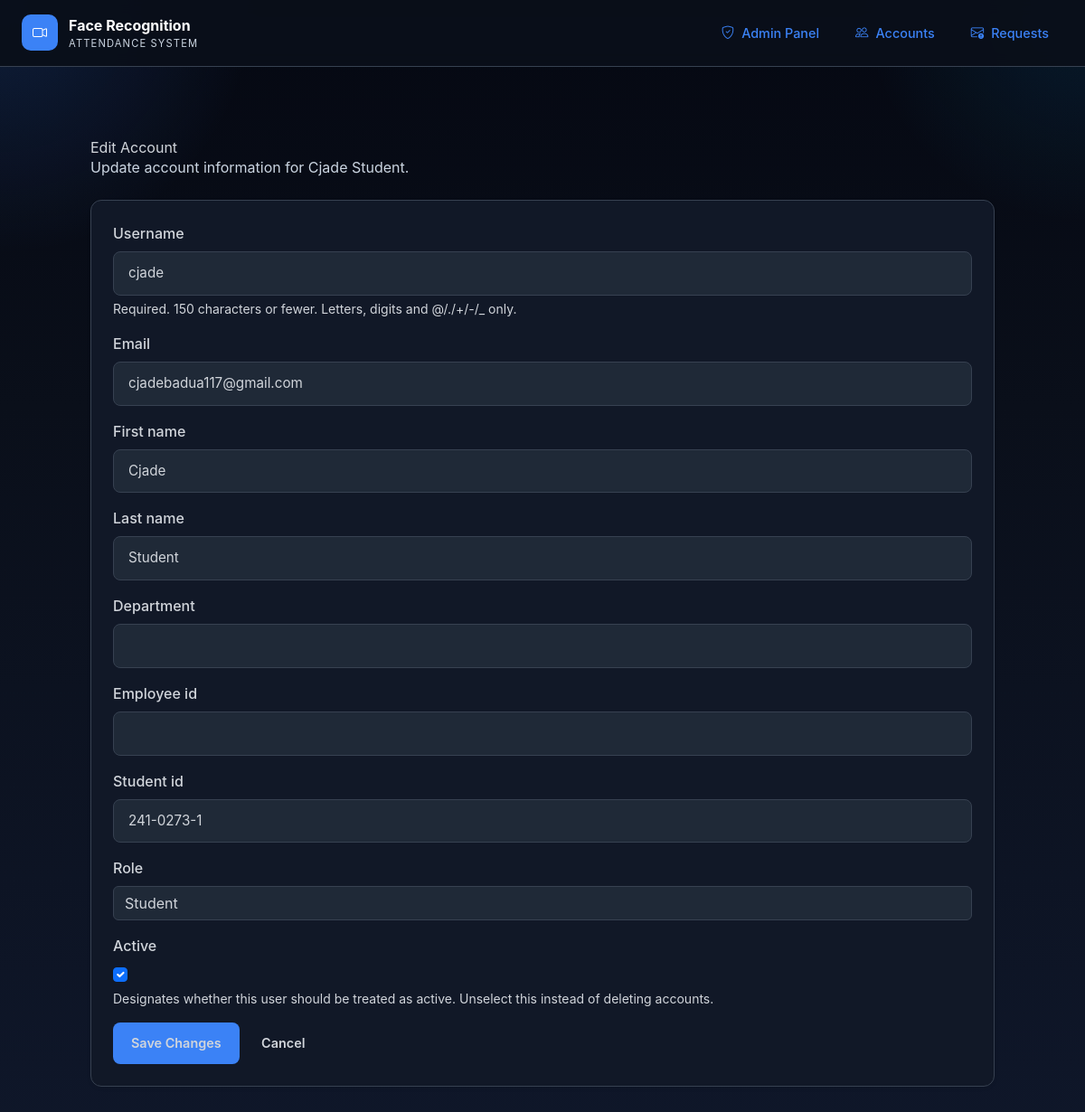
/admin-panel/users/9/edit/ (signed in), run on the app's committed database.
### accounts/models.py (models this page shows, shortened)
class CustomUser(AbstractUser):
    ROLE_CHOICES = [
        ('STUDENT', 'Student'),
        ('INSTRUCTOR', 'Instructor'),
        ('DEPARTMENT_HEAD', 'Department Head'),
        ('REGISTRAR', 'Registrar'),
        ('SYSTEM_ADMIN', 'System Administrator'),
        ('GUARD', 'Security Guard'),
    ]
    YEAR_LEVEL_CHOICES = [
        ('1', 'Year 1'),
        ('2', 'Year 2'),
        ('3', 'Year 3'),
        ('4', 'Year 4'),
    ]
    SECTION_CHOICES = [
        ('A', 'Section A'),
        ('B', 'Section B'),
        ('C', 'Section C'),
    ]
    ENROLLMENT_STATUS_CHOICES = [
        ('NOT_ENROLLED', 'Not Enrolled'),
        ('PENDING', 'Pending Enrollment'),
        ('REGULAR', 'Regular'),
        ('IRREGULAR', 'Irregular'),
    ]
    email = models.EmailField(unique=True, blank=True)
    role = models.CharField(max_length=20, choices=ROLE_CHOICES, default='STUDENT')
    employee_id = models.CharField(max_length=20, unique=True, blank=True, null=True)
    student_id = models.CharField(max_length=20, unique=True, blank=True, null=True)
    department = models.CharField(max_length=100, blank=True)
    is_enrolled = models.BooleanField(default=False)
    phone_number = models.CharField(max_length=15, blank=True)
    last_login_ip = models.GenericIPAddressField(blank=True, null=True)
    login_attempts = models.PositiveIntegerField(default=0)
    lockout_until = models.DateTimeField(blank=True, null=True)
    year_level = models.CharField(max_length=1, choices=YEAR_LEVEL_CHOICES, blank=True, null=True)
    section = models.CharField(max_length=1, choices=SECTION_CHOICES, blank=True, null=True)
    enrollment_status = models.CharField(max_length=20, choices=ENROLLMENT_STATUS_CHOICES, default='NOT_ENROLLED')
    enrollment_completed_date = models.DateTimeField(blank=True, null=True)
    USERNAME_FIELD = 'email'
    REQUIRED_FIELDS = ['username']
    class Meta:
        permissions = [
            ('can_enroll_faces', 'Can enroll face data'),
            ('can_mark_attendance', 'Can mark attendance manually'),
            ('can_view_reports', 'Can view attendance reports'),
            ('can_manage_users', 'Can manage user accounts'),
            ('can_access_admin_panel', 'Can access admin panel'),
        ]
    def can_enroll_faces(self):
        return self.is_student or self.is_system_admin or self.is_registrar
    def can_mark_attendance(self):
        return self.is_instructor or self.is_system_admin or self.is_department_head
    def can_manage_users(self):
        return self.is_system_admin or self.is_registrar or self.is_department_head

### accounts/views.py (the view)
# urls.py: path('admin-panel/users/<int:user_id>/edit/', views.admin_edit_user, name='admin_edit_user'),
@login_required
@user_passes_test(lambda u: u.is_superuser)
def admin_edit_user(request, user_id):
    user_obj = get_object_or_404(User, id=user_id)
    if user_obj.is_superuser:
        messages.error(request, 'Cannot modify superuser accounts here.')
        return redirect('admin_dashboard')
    if request.method == 'POST':
        form = AdminUserEditForm(request.POST, instance=user_obj)
        if form.is_valid():
            form.save()
            create_audit_log(request.user, 'USER_UPDATE', request, {'target_user': user_obj.email})
            messages.success(request, 'Account details updated successfully.')
            return redirect('admin_user_list')
    else:
        form = AdminUserEditForm(instance=user_obj)
    return render(request, 'accounts/admin_edit_user.html', {'form': form, 'account': user_obj})

### accounts/forms.py
class AdminUserEditForm(forms.ModelForm):
    class Meta:
        model = CustomUser
        fields = ['username', 'email', 'first_name', 'last_name', 'department', 'employee_id', 'student_id', 'role', 'is_active']
        widgets = {
            'username': forms.TextInput(attrs={'class': 'form-control'}),
            'email': forms.EmailInput(attrs={'class': 'form-control'}),
            'first_name': forms.TextInput(attrs={'class': 'form-control'}),
            'last_name': forms.TextInput(attrs={'class': 'form-control'}),
            'department': forms.TextInput(attrs={'class': 'form-control'}),
            'employee_id': forms.TextInput(attrs={'class': 'form-control'}),
            'student_id': forms.TextInput(attrs={'class': 'form-control'}),
            'role': forms.Select(attrs={'class': 'form-select'}),
            'is_active': forms.CheckboxInput(attrs={'class': 'form-check-input'}),
        }

### templates/accounts/admin_edit_user.html (shortened to what this page needs)
{% extends 'base.html' %}
{% block content %}
<div class="container py-5">
    <div class="mb-4">
        <h1>Edit Account</h1>
        <p class="text-muted">Update account information for {{ account.get_full_name|default:account.username }}.</p>
    </div>
    <div class="card p-4 shadow-sm">
        <form method="post">
            {% for field in form %}
                <div class="mb-3">
                    <label class="form-label" for="{{ field.id_for_label }}">{{ field.label }}</label>
                    {{ field }}
                    {% if field.help_text %}
                        <div class="form-text">{{ field.help_text }}</div>
                    {% endif %}
                </div>
            {% endfor %}
            <button type="submit" class="btn btn-primary">Save Changes</button>
            <a href="{% url 'admin_dashboard' %}" class="btn btn-link">Cancel</a>
        </form>
    </div>
</div>
{% endblock %}

### static/css/styles.css (style rules this page uses)
:root { --bg-primary: #050812; --bg-card: #111827; --bg-surface: #1f2937; --border: #374151; --text-primary: #d1d5db; --text-muted: #cbd5e1; --accent: #3b82f6; --accent-hover: #2563eb; --success: #22c55e; --warning: #f59e0b; --danger: #ef4444; }
html, body { min-height: 100%; margin: 0; padding: 0; font-family: Inter, ui-sans-serif, system-ui, -apple-system, BlinkMacSystemFont, "Segoe UI", sans-serif; color: var(--text-primary); background: var(--bg-primary); }
* { box-sizing: border-box; }
body { overflow-x: hidden; background: radial-gradient(circle at top left, rgba(59, 130, 246, 0.18), transparent 16%), radial-gradient(circle at top right, rgba(14, 165, 233, 0.12), transparent 14%), linear-gradient(180deg, #050812 0%, #0a0f1a 35%, #0f172a 100%); }
button, input, textarea, select { font-family: inherit; }
button { border: none; cursor: pointer; }
h1, h2, h3, h4, h5, h6 { margin: 0; color: var(--text-primary); }
p { margin: 0; color: var(--text-primary); }
a { color: var(--accent); text-decoration: none; }
.card { background: var(--bg-card) !important; border: 1px solid var(--border); border-radius: 12px; padding: 1.5rem; color: var(--text-primary); }
.btn { display: inline-flex; align-items: center; justify-content: center; gap: 0.5rem; padding: 0.75rem 1.25rem; border-radius: 8px; font-weight: 600; font-size: 0.9rem; text-decoration: none; transition: all 0.2s ease; cursor: pointer; border: none; }
.btn-primary { background: var(--accent); color: #ffffff !important; }
.form-label { display: block; margin-bottom: 0.5rem; font-weight: 500; color: var(--text-primary); }
.form-control { width: 100%; background: var(--bg-surface); border: 1px solid var(--border); color: var(--text-primary); padding: 0.75rem 1rem; border-radius: 8px; font-size: 0.95rem; transition: border-color 0.2s ease; }
.form-control::placeholder { color: var(--text-muted); }
select.form-control, select, .form-select, select.form-control, .form-control select { cursor: pointer; color: var(--text-primary) !important; background: var(--bg-surface) !important; border: 1px solid var(--border) !important; }
select option, .form-select option { color: var(--text-primary) !important; background: var(--bg-surface) !important; }
.card h5, .card h6, .card p, .card span, .card small, .card a, .card div, .card li, .card button { color: var(--text-primary) !important; }
.text-muted { color: var(--text-muted); }
.text-muted, .text-gray-400, .text-slate-400, .text-gray-500, .text-gray-600 { color: var(--text-muted) !important; }
a, a:hover, a:focus, a:active { color: var(--accent) !important; }
.mb-3 { margin-bottom: 1.5rem; }
.mb-4 { margin-bottom: 2rem; }

### data on the page
CustomUser: get_full_name "Cjade Student", form "cjade" "cjadebadua117@gmail.com" "Cjade" "Student" "241-0273-1" "Student" "☑"

### other printed values
{{ field.label }} "Username" "Email" "First name" "Last name" "Department" "Employee id" "Student id" "Role" "Active"
{{ field.help_text }} "Required. 150 characters or fewer. Letters, digits and @/./+/-/_ only." "Designates whether this user should be treated as active. Unselect this instead of deleting accounts."
